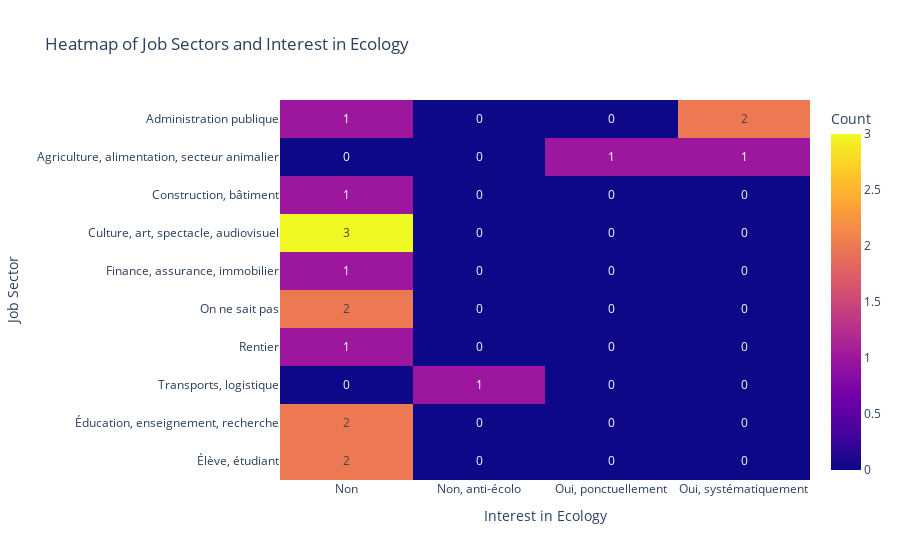

Notebook code for this chart:
### Code cell
data.replace('Non, il / elle a même des comportements et valeurs explicitement anti-écologiques ','Non, anti-écolo', inplace=True)
job_data = prepare_character_data(data= data, colname_suffixes={'interested_ecology','job_sector'})

# Create a cross-tabulation
ct = pd.crosstab(job_data['job_sector'], job_data['interested_ecology'])

# Generate a heatmap
fig = px.imshow(ct, text_auto=True, aspect="auto",
                labels=dict(x="Interest in Ecology", y="Job Sector", color="Count"),
                title='Heatmap of Job Sectors and Interest in Ecology')

# Update layout for clarity
fig.update_xaxes(side="bottom")

# Display the plot
fig.show()

### Figure 1 — Plotly figure (JSON) as saved in the notebook; plotly's stock layout.template omitted (floating-point values rounded to 4 significant figures)
{"data": [{"coloraxis": "coloraxis", "hovertemplate": "Interest in Ecology: %{x}<br>Job Sector: %{y}<br>Count: %{z}<extra></extra>", "name": "0", "texttemplate": "%{z}", "type": "heatmap", "x": ["Non", "Non, anti-écolo", "Oui, ponctuellement", "Oui, systématiquement"], "xaxis": "x", "y": ["Administration publique", "Agriculture, alimentation, secteur animalier", "Construction, bâtiment", "Culture, art, spectacle, audiovisuel", "Finance, assurance, immobilier", "On ne sait pas", "Rentier", "Transports, logistique", "Éducation, enseignement, recherche", "Élève, étudiant"], "yaxis": "y", "z": [[1, 0, 0, 2], [0, 0, 1, 1], [1, 0, 0, 0], [3, 0, 0, 0], [1, 0, 0, 0], [2, 0, 0, 0], [1, 0, 0, 0], [0, 1, 0, 0], [2, 0, 0, 0], [2, 0, 0, 0]]}], "layout": {"coloraxis": {"colorbar": {"title": {"text": "Count"}}, "colorscale": [[0, "#0d0887"], [0.1111, "#46039f"], [0.2222, "#7201a8"], [0.3333, "#9c179e"], [0.4444, "#bd3786"], [0.5556, "#d8576b"], [0.6667, "#ed7953"], [0.7778, "#fb9f3a"], [0.8889, "#fdca26"], [1, "#f0f921"]]}, "title": {"text": "Heatmap of Job Sectors and Interest in Ecology"}, "xaxis": {"anchor": "y", "domain": [0, 1], "side": "bottom", "title": {"text": "Interest in Ecology"}}, "yaxis": {"anchor": "x", "autorange": "reversed", "domain": [0, 1], "title": {"text": "Job Sector"}}}}
